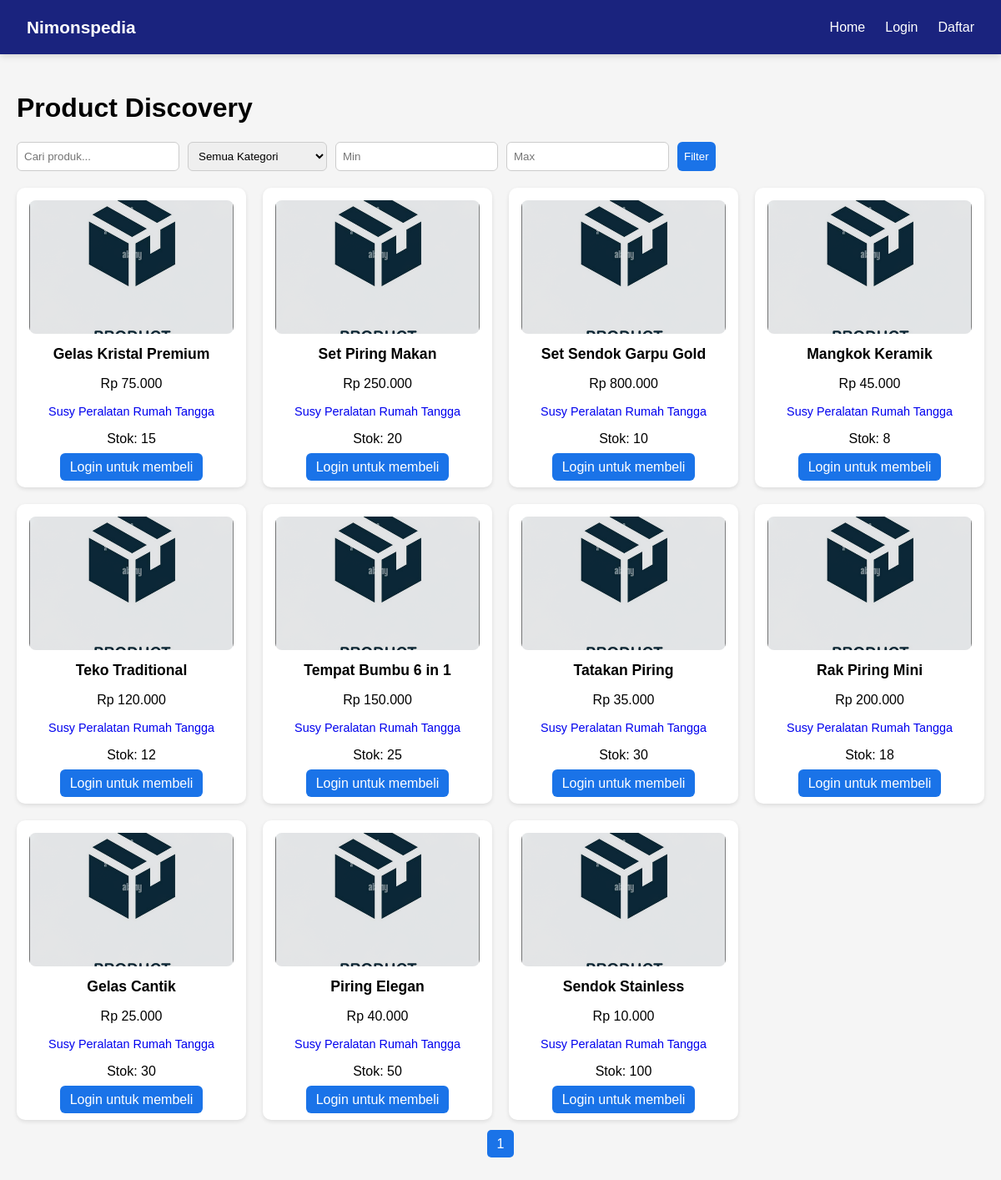
Screenshot of /php/src/public/buyer/dashboard.php with the database file from the repository.
### tables this page shows
CREATE TABLE IF NOT EXISTS products (
    product_id INT AUTO_INCREMENT PRIMARY KEY,
    store_id INT NOT NULL,
    product_name VARCHAR(255) NOT NULL,
    description TEXT,
    price INT NOT NULL,
    stock INT DEFAULT 0,
    main_image_path VARCHAR(255),
    created_at DATETIME DEFAULT CURRENT_TIMESTAMP,
    updated_at DATETIME DEFAULT CURRENT_TIMESTAMP ON UPDATE CURRENT_TIMESTAMP,
    deleted_at DATETIME DEFAULT NULL,
    FOREIGN KEY (store_id) REFERENCES stores(store_id)
);

CREATE TABLE IF NOT EXISTS stores (
    store_id INT AUTO_INCREMENT PRIMARY KEY,
    user_id INT NOT NULL UNIQUE,
    store_name VARCHAR(255) NOT NULL UNIQUE,
    store_description TEXT,
    store_logo_path VARCHAR(255),
    balance INT DEFAULT 0,
    created_at DATETIME DEFAULT CURRENT_TIMESTAMP,
    updated_at DATETIME DEFAULT CURRENT_TIMESTAMP ON UPDATE CURRENT_TIMESTAMP,
    FOREIGN KEY (user_id) REFERENCES users(user_id)
);

### php/src/app/controllers/buyerController.php (called while the page is built, shortened)
<?php
require_once(__DIR__ . '/../models/product.php');
class BuyerController {
    private $conn;
    public function __construct($db) {
        $this->conn = $db;
    }
    public function getDashboardData($buyerId, $filters = [], $page = 1, $perPage = 12) {
        $productModel = new Product($this->conn);
        $userModel = new User($this->conn);
        $data = $productModel->getFilteredProducts($filters, $page, $perPage);
        $products = $data['products'];
        foreach ($products as $p) {
            $imgPath = $_SERVER['DOCUMENT_ROOT'] . $p['main_image_path'];
            if (empty($p['main_image_path']) || !file_exists($imgPath)) {
                $p['main_image_path'] = '/assets/images/default.png';
            }
            $finalProducts[] = $p;
        }
        $products = $finalProducts ?? [];
        return [
            'user'       => $buyerId ? $userModel->findById($buyerId) : null,
            'products'   => $products,
            'totalPages' => $data['totalPages'],
            'categories' => $productModel->getAllCategories()
        ];
    }
}

### php/src/app/models/product.php (called while the page is built, shortened)
<?php
class Product {
    private $conn;
    public function __construct($conn) {
        $this->conn = $conn;
    }
    public function getFilteredProducts(array $filters = [], int $page = 1, int $perPage = 12): array {
        $where = ["p.deleted_at IS NULL"];
        $join = "INNER JOIN stores s ON p.store_id = s.store_id";
        $whereSQL = implode(' AND ', $where);
        $sql = "SELECT p.*, s.store_name, s.store_logo_path
                FROM products p
                $join
                WHERE $whereSQL
                ORDER BY p.created_at DESC";
        $result = paginate($this->conn, $sql, $perPage, $page);
        $totalPages = getTotalPages($this->conn, "($sql) AS sub", $perPage);
        return [
            'products' => $result,
            'totalPages' => $totalPages
        ];
    }
    public function getAllCategories(): array {
        $catRes = $this->conn->query("SELECT * FROM categories ORDER BY name ASC");
        $categories = [];
        while ($row = $catRes->fetch_assoc()) {
            $categories[] = $row['name'];
        }
        return $categories;
    }
}

### php/src/app/utils/pagination.php (called while the page is built)
<?php
function paginate($conn, $query, $perPage = 10, $page = 1) {
    $offset = ($page - 1) * $perPage;
    $result = $conn->query("$query LIMIT $offset, $perPage");
    return $result;
}
function getTotalPages($conn, $table, $perPage = 10) {
    $res = $conn->query("SELECT COUNT(*) as total FROM $table");
    $row = $res->fetch_assoc();
    return ceil($row['total'] / $perPage);
}
?>

### php/src/public/buyer/dashboard.php (the view, shortened to what this page needs)
<?php
require_once(__DIR__ . '/../../app/config/db.php');
require_once(__DIR__ . '/../../app/utils/pagination.php');
require_once(__DIR__ . '/../../app/models/product.php');
require_once(__DIR__ . '/../../app/controllers/buyerController.php');
$buyerId = $_SESSION['user_id'] ?? null;
$controller = new BuyerController($conn);
$filters = [
    'category' => $_GET['category'] ?? '',
    'search' => $_GET['search'] ?? '',
    'min_price' => $_GET['min_price'] ?? '',
    'max_price' => $_GET['max_price'] ?? ''
];
$page = isset($_GET['page']) ? max((int)$_GET['page'], 1) : 1;
$perPage = 12;
$data = $controller->getDashboardData($buyerId, $filters, $page, $perPage);
$products = $data['products'];
$totalPages = $data['totalPages'];
?>
<!DOCTYPE html>
<html lang="en">
  <head>
    <link rel="stylesheet" href="../assets/css/buyerDashboard.css">
  </head>
  <body>
  <?php include_once(__DIR__ . '/../../app/components/navbar.php'); ?>
    <div class="container">
      <h1>Product Discovery</h1>
      <div class="filters">
        <input type="text" id="search" placeholder="Cari produk..." value="<?= htmlspecialchars($_GET['search'] ?? '') ?>">
        <select id="category">
          <option value="">Semua Kategori</option>
        </select>
        <input type="number" id="min_price" placeholder="Min" value="<?= htmlspecialchars($_GET['min_price'] ?? '') ?>">
        <input type="number" id="max_price" placeholder="Max" value="<?= htmlspecialchars($_GET['max_price'] ?? '') ?>">
        <button id="filter-btn">Filter</button>
      </div>
      <div class="product-grid" id="product-grid">
      <?php if (empty($products)): ?>
        <p class="empty-state">Produk tidak ditemukan.</p>
      <?php else: ?>
        <?php foreach ($products as $p):
          $outOfStock = $p['stock'] == 0;
        ?>
        <div class="product-card <?= $outOfStock ? 'out-of-stock' : '' ?>">
            <a href="/buyer/product.php?id=<?= (int)$p['product_id'] ?>">
              <img loading="lazy"
                  src="<?= htmlspecialchars($p['main_image_path']) ?>"
                  alt="Product Image">
            </a>
            <h3><a href="/buyer/product.php?id=<?= (int)$p['product_id'] ?>" style="text-decoration:none;color:inherit;">
              <?= htmlspecialchars($p['product_name']) ?>
            </a></h3>
            <p>Rp <?= number_format($p['price'], 0, ',', '.') ?></p>
            <p class="seller-name">
              <a href="/store/detail.php?id=<?= (int)$p['store_id'] ?>" style="text-decoration:none;">
                <?= htmlspecialchars($p['store_name'] ?? 'Toko Tidak Diketahui') ?>
              </a>
            </p>
            <p class="stock-info">
                <?= $outOfStock ? 'Stok Habis' : 'Stok: ' . htmlspecialchars($p['stock']) ?>
            </p>
            <?php if (!$outOfStock && $role === 'BUYER'): ?>
              <form action="/buyer/cart.php?action=add" method="POST">
                <input type="hidden" name="product_id" value="<?= $p['product_id'] ?>">
                <button type="submit" class="btn">Add to Cart</button>
              </form>
            <?php elseif ($outOfStock): ?>
              <span class="stock-label">Stok Habis</span>
            <?php else: ?>
              <a href="/authentication/login.php" class="btn btn-secondary">Login untuk membeli</a>
            <?php endif; ?>
        </div>
        <?php endforeach; ?>
      <?php endif; ?>
      </div>
      <div class="pagination">
        <?php for ($i = 1; $i <= $totalPages; $i++): ?>
          <a href="?<?= http_build_query(array_merge($_GET, ['page'=>$i])) ?>" class="<?= $i == $page ? 'active' : '' ?>"><?= $i ?></a>
        <?php endfor; ?>
      </div>
    </div>
  </body>
</html>

### php/src/public/assets/css/buyerDashboard.css (style rules this page uses)
body { font-family: Arial, sans-serif; background-color: #f5f5f5; margin: 0; padding: 0; }
.container { max-width: 1200px; margin: 0 auto; padding: 20px; }
.filters { display: flex; flex-wrap: wrap; gap: 10px; margin-bottom: 20px; }
.filters input, .filters select, .filters button { padding: 8px; border-radius: 6px; border: 1px solid #ccc; }
.filters button { background-color: #1a73e8; color: white; border: none; cursor: pointer; }
.product-grid { display: grid; grid-template-columns: repeat(auto-fit, minmax(220px, 1fr)); gap: 20px; }
.product-card { background: white; border-radius: 10px; padding: 15px; text-align: center; box-shadow: 0 2px 5px rgba(0,0,0,0.1); position: relative; }
.product-card img { width: 100%; height: 160px; object-fit: cover; border-radius: 8px; }
.product-card h3 { font-size: 1.1em; margin: 10px 0; }
.product-card .seller-name { font-size: 0.9em; color: #666; margin-bottom: 10px; }
.product-card button, .product-card a.btn { background-color: #1a73e8; color: white; border: none; padding: 8px 12px; border-radius: 6px; cursor: pointer; text-decoration: none; }
.pagination { text-align: center; margin: 20px 0; }
.pagination a { margin: 0 5px; padding: 8px 12px; border-radius: 5px; text-decoration: none; background: #ddd; color: #333; }
.pagination a.active { background: #1a73e8; color: white; }

### php/src/public/assets/css/navbar.css (style rules this page uses)
body { margin: 0; padding-top: 70px; }

### rows the page displays
products: product_name "Gelas Kristal Premium", price "75.000", store.store_name "Susy Peralatan Rumah Tangga", stock "15", shows "Login untuk membeli"
products: product_name "Set Piring Makan", price "250.000", store.store_name "Susy Peralatan Rumah Tangga", stock "20", shows "Login untuk membeli"
products: product_name "Set Sendok Garpu Gold", price "800.000", store.store_name "Susy Peralatan Rumah Tangga", stock "10", shows "Login untuk membeli"
products: product_name "Mangkok Keramik", price "45.000", store.store_name "Susy Peralatan Rumah Tangga", stock "8", shows "Login untuk membeli"
products: product_name "Teko Traditional", price "120.000", store.store_name "Susy Peralatan Rumah Tangga", stock "12", shows "Login untuk membeli"
products: product_name "Tempat Bumbu 6 in 1", price "150.000", store.store_name "Susy Peralatan Rumah Tangga", stock "25", shows "Login untuk membeli"
products: product_name "Tatakan Piring", price "35.000", store.store_name "Susy Peralatan Rumah Tangga", stock "30", shows "Login untuk membeli"
products: product_name "Rak Piring Mini", price "200.000", store.store_name "Susy Peralatan Rumah Tangga", stock "18", shows "Login untuk membeli"
products: product_name "Gelas Cantik", price "25.000", store.store_name "Susy Peralatan Rumah Tangga", stock "30", shows "Login untuk membeli"
products: product_name "Piring Elegan", price "40.000", store.store_name "Susy Peralatan Rumah Tangga", stock "50", shows "Login untuk membeli"
products: product_name "Sendok Stainless", price "10.000", store.store_name "Susy Peralatan Rumah Tangga", stock "100", shows "Login untuk membeli"
